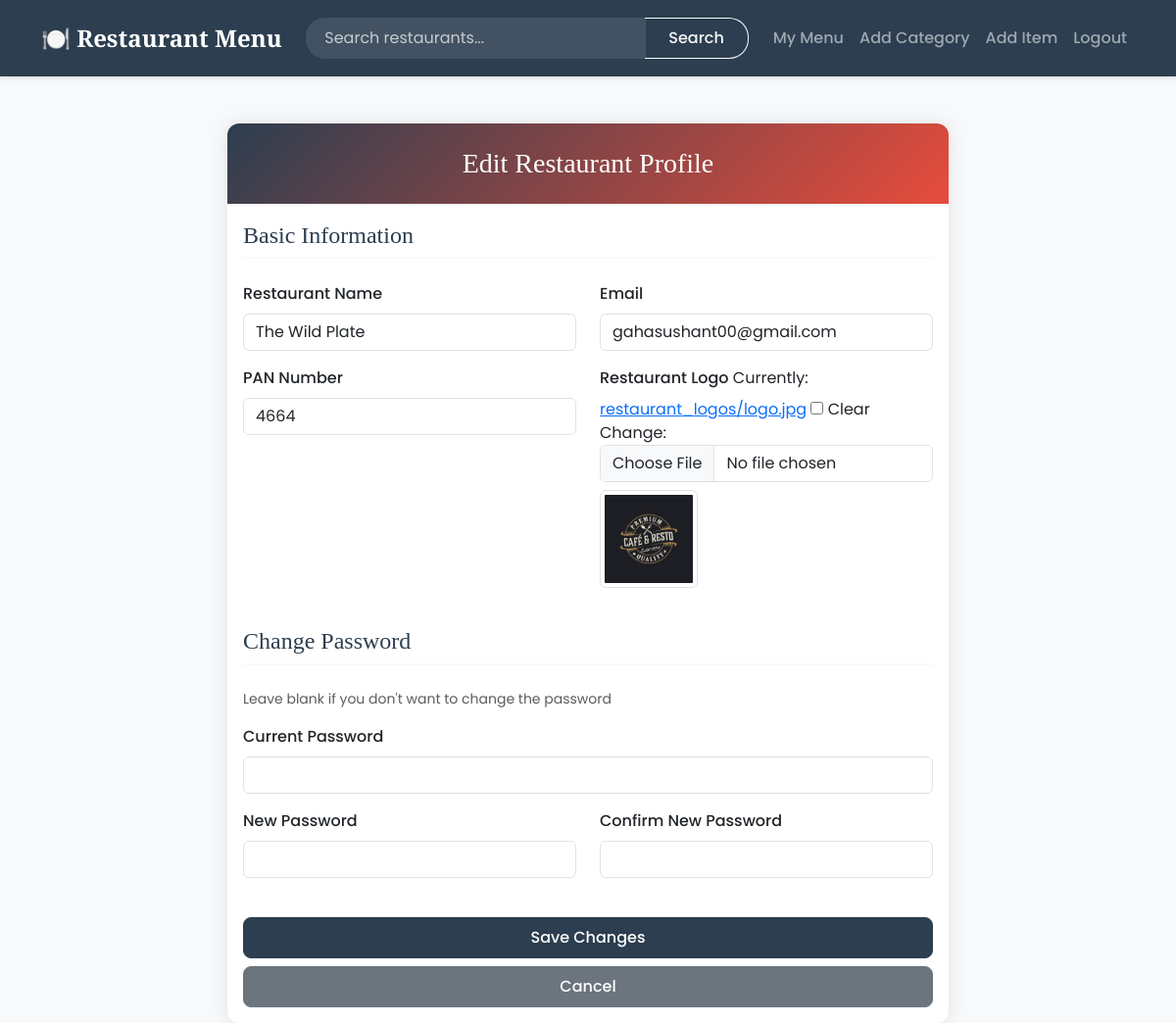
The app's page /restaurant/edit/ (signed in) with its own data.
### menu/models.py (models this page shows, shortened)
class Restaurant(AbstractUser):
    name = models.CharField(max_length=200)
    pan_number = models.CharField(max_length=10, unique=True)
    logo = models.ImageField(upload_to='restaurant_logos/', blank=True, null=True)

### menu/views.py (the view, shortened to what this page needs)
# urls.py: path('restaurant/edit/', views.RestaurantUpdateView.as_view(), name='edit_restaurant'),
class RestaurantUpdateView(LoginRequiredMixin, UpdateView):
    model = Restaurant
    form_class = RestaurantUpdateForm
    template_name = 'menu/restaurant_form.html'
    def get_object(self, queryset=None):
        return self.request.user

### menu/views.py (shortened to what this page needs)
class RestaurantUpdateForm(forms.ModelForm):
    current_password = forms.CharField(widget=forms.PasswordInput(), required=False)
    new_password = forms.CharField(widget=forms.PasswordInput(), required=False)
    confirm_password = forms.CharField(widget=forms.PasswordInput(), required=False)
    class Meta:
        model = Restaurant
        fields = ['name', 'email', 'pan_number', 'logo']

### menu/templatetags/menu_extras.py (called while the page is built)
@register.filter(name='addclass')
def addclass(field, css_class):
    if isinstance(field, SafeString):
        return field
    return field.as_widget(attrs={'class': css_class})

### menu/templates/menu/restaurant_form.html (shortened to what this page needs)
{% extends "menu/base.html" %}
{% load menu_extras %}
{% block content %}
<div class="container mt-5">
    <div class="row justify-content-center">
        <div class="col-md-8">
            <div class="card">
                <div class="card-header">
                    <h3 class="text-center mb-0">Edit Restaurant Profile</h3>
                </div>
                <div class="card-body">
                    <form method="post" enctype="multipart/form-data">
                        <div class="mb-4">
                            <h4>Basic Information</h4>
                            <div class="row">
                                <div class="col-md-6 mb-3">
                                    <label for="{{ form.name.id_for_label }}" class="form-label">Restaurant Name</label>
                                    {{ form.name|addclass:"form-control" }}
                                </div>
                                <div class="col-md-6 mb-3">
                                    <label for="{{ form.email.id_for_label }}" class="form-label">Email</label>
                                    {{ form.email|addclass:"form-control" }}
                                </div>
                            </div>
                            <div class="row">
                                <div class="col-md-6 mb-3">
                                    <label for="{{ form.pan_number.id_for_label }}" class="form-label">PAN Number</label>
                                    {{ form.pan_number|addclass:"form-control" }}
                                </div>
                                <div class="col-md-6 mb-3">
                                    <label for="{{ form.logo.id_for_label }}" class="form-label">Restaurant Logo</label>
                                    {{ form.logo|addclass:"form-control" }}
                                    {% if user.logo %}
                                    <div class="mt-2">
                                        <img src="{{ user.logo.url }}" alt="Current Logo" class="img-thumbnail" style="max-height: 100px;">
                                    </div>
                                    {% endif %}
                                </div>
                            </div>
                        </div>
                        <div class="mb-4">
                            <h4>Change Password</h4>
                            <p class="text-muted small">Leave blank if you don't want to change the password</p>
                            <div class="row">
                                <div class="col-md-12 mb-3">
                                    <label for="{{ form.current_password.id_for_label }}" class="form-label">Current Password</label>
                                    {{ form.current_password|addclass:"form-control" }}
                                </div>
                            </div>
                            <div class="row">
                                <div class="col-md-6 mb-3">
                                    <label for="{{ form.new_password.id_for_label }}" class="form-label">New Password</label>
                                    {{ form.new_password|addclass:"form-control" }}
                                </div>
                                <div class="col-md-6 mb-3">
                                    <label for="{{ form.confirm_password.id_for_label }}" class="form-label">Confirm New Password</label>
                                    {{ form.confirm_password|addclass:"form-control" }}
                                </div>
                            </div>
                        </div>
                        <div class="d-grid gap-2">
                            <button type="submit" class="btn btn-primary">Save Changes</button>
                            <a href="{% url 'menu:restaurant_menu' user.id %}" class="btn btn-secondary">Cancel</a>
                        </div>
                    </form>
                </div>
            </div>
        </div>
    </div>
</div>
{% endblock %}

### menu/templates/menu/base.html (style rules this page uses)
:root { --primary-color: #2c3e50; --accent-color: #e74c3c; --text-color: #2c3e50; --background-light: #f8f9fa; --card-shadow: 0 4px 6px rgba(0, 0, 0, 0.1); }
body { font-family: 'Poppins', sans-serif; color: var(--text-color); background-color: var(--background-light); }
h1, h2, h3, h4, h5, h6 { font-family: 'Playfair Display', serif; }
.card { border: none; border-radius: 12px; box-shadow: var(--card-shadow); transition: transform 0.3s ease, box-shadow 0.3s ease; background: white; }
.card-header { background: white; border-bottom: 2px solid var(--background-light); border-radius: 12px 12px 0 0 !important; }
.btn { border-radius: 8px; padding: 0.5rem 1.5rem; font-weight: 500; transition: all 0.3s ease; }
.btn-primary { background-color: var(--primary-color); border-color: var(--primary-color); }

### menu/templates/menu/restaurant_form.html (style rules this page uses)
.card { border: none; box-shadow: 0 0 20px rgba(0, 0, 0, 0.1); }
.card-header { background: linear-gradient(135deg, var(--primary-color), var(--accent-color)); color: white; padding: 1.5rem; }
.form-label { font-weight: 500; }
h4 { color: var(--primary-color); margin-bottom: 1.5rem; padding-bottom: 0.5rem; border-bottom: 2px solid var(--background-light); }

### records on screen
Restaurant: name "The Wild Plate", email "gahasushant00@gmail.com", pan_number "4664", logo (picture)
